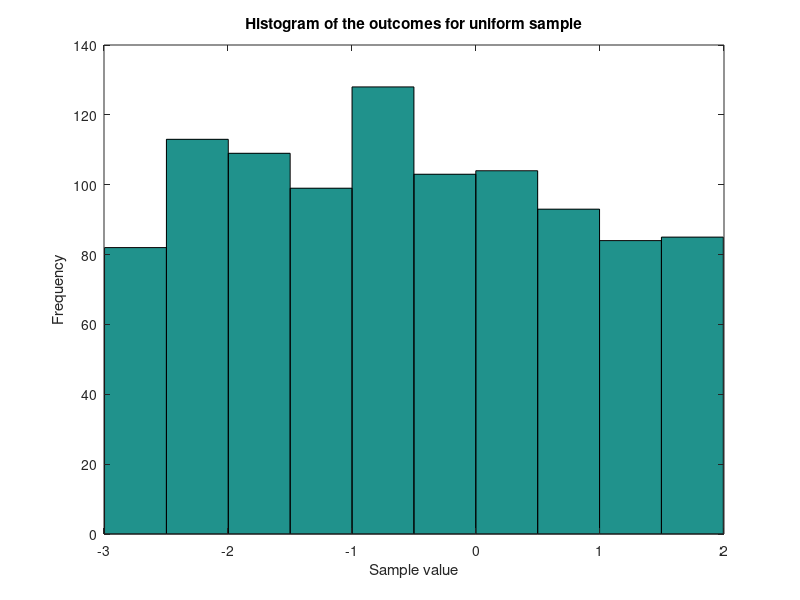
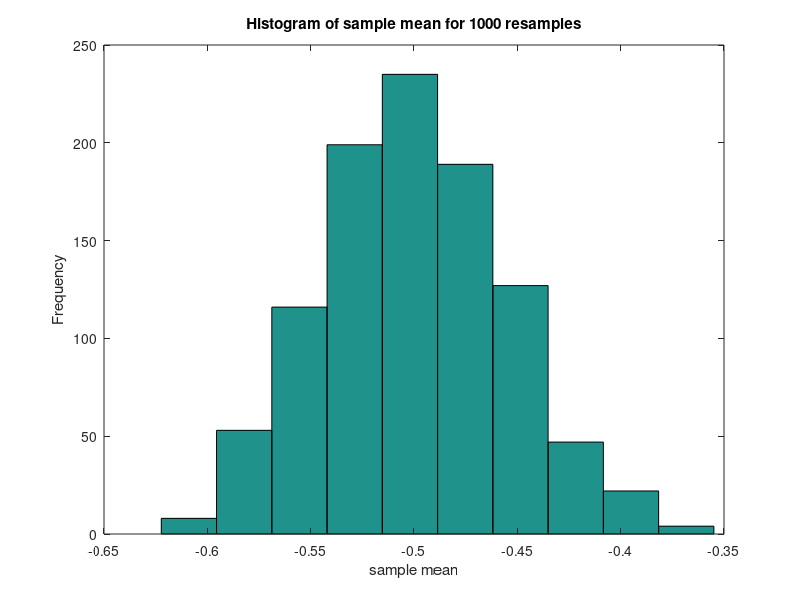
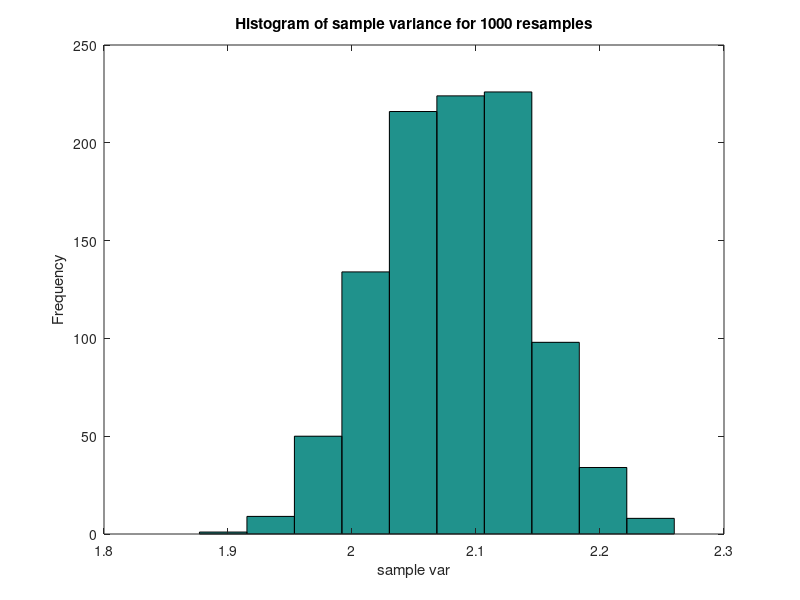
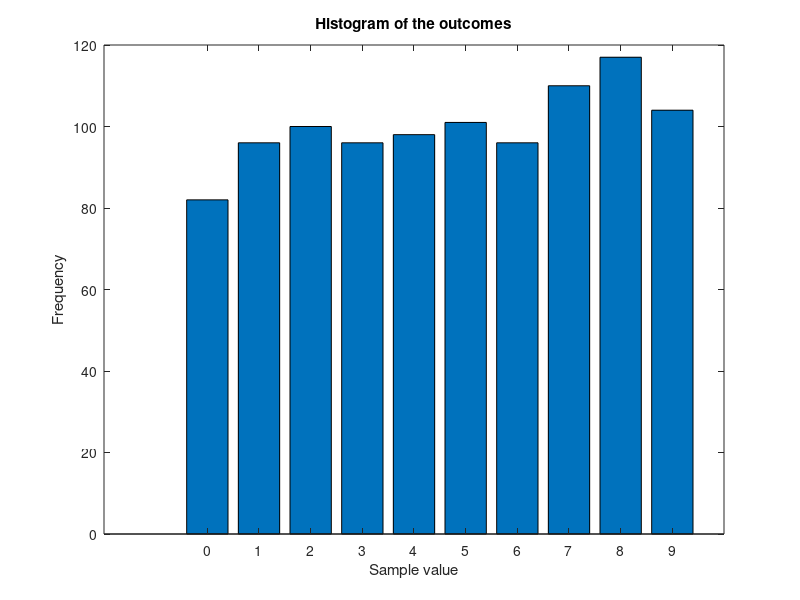

The MATLAB script that drew these images, in order:
%This project works for sampling
clear all;
clc

%Question1
sample1 = 5*rand(1,1000)-3;%simulate sampling uniformly on the interval [-3,2]

figure(1);
hist(sample1)
title('Histogram of the outcomes for uniform sample');
xlabel('Sample value');
ylabel('Frequency');

sample_mean = mean(sample1);
sample_var = std(sample1).^2;
mean1 = zeros(1,1000);
var1 = zeros(1,1000);
for kk = 1:1000
    sample = 5*rand(1,1000)-3;
    mean1(kk) = mean(sample);
    var1(kk) = std(sample).^2;
end
mean1 = sort(mean1);
var1 = sort(var1);
interval_mean = [mean1(25),mean1(975)];% 95% confidence level
interval_var = [var1(25),var1(975)];

figure(2);
hist(mean1);
title('Histogram of sample mean for 1000 resamples');
xlabel('sample mean');
ylabel('Frequency');

figure(3);
hist(var1);
title('Histogram of sample variance for 1000 resamples');
xlabel('sample var');
ylabel('Frequency');

%Question2
X = rand(1,1000);%X(k)
Xnew = [0,X(1:999)];%X(k+1)
Cov_X = cov(X,Xnew);
%Compute a new sequence Y
Y = X - 2*[0,X(1:999)] + 0.5*[0,0,X(1:998)] - [0,0,0,X(1:997)];
Cov_XY = cov(X,Y);

%Question3
Out = floor(10*rand(1,1000));%sample with replacement from 0,1,2...9
[num,centers] = hist(Out);
figure(4);
bar(0:9,num)
title('Histogram of the outcomes');
xlabel('Sample value');
ylabel('Frequency');

num_theo = ones(1,10)*1000/10;%uniform distribution
ChisquaredTest = sum((num-num_theo).^2./num_theo);
ChisquaredThreshold_95 = chi2inv(0.95,9);
%Alternate distribution
ChisquaredTest2 = sum(([num(2:end),0]-num_theo).^2./num_theo);


